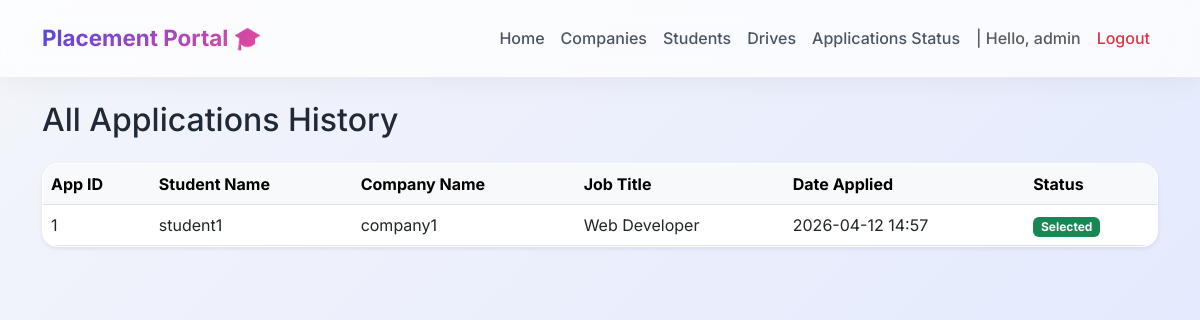
/admin/history (signed in), run on the app's committed database.
### models.py (models this page shows)
class User(UserMixin, db.Model):
    id = db.Column(db.Integer, primary_key=True)
    username = db.Column(db.String(100), unique=True, nullable=False)
    email = db.Column(db.String(120), unique=True, nullable=False)
    password_hash = db.Column(db.String(255), nullable=False)
    role = db.Column(db.String(20), nullable=False) # 'admin', 'company', 'student'
    is_approved = db.Column(db.Boolean, default=False) # For company
    is_blacklisted = db.Column(db.Boolean, default=False)
    company_profile = db.relationship('CompanyProfile', backref='user', uselist=False)
    student_profile = db.relationship('StudentProfile', backref='user', uselist=False)

class Application(db.Model):
    id = db.Column(db.Integer, primary_key=True)
    student_id = db.Column(db.Integer, db.ForeignKey('student_profile.id'), nullable=False)
    drive_id = db.Column(db.Integer, db.ForeignKey('placement_drive.id'), nullable=False)
    application_date = db.Column(db.DateTime, default=datetime.utcnow)
    status = db.Column(db.String(20), default='Applied') # 'Applied', 'Shortlisted', 'Selected', 'Rejected'
    status_history = db.relationship('ApplicationHistory', backref='application', lazy=True, order_by='ApplicationHistory.changed_at.desc()')

class StudentProfile(db.Model):
    id = db.Column(db.Integer, primary_key=True)
    user_id = db.Column(db.Integer, db.ForeignKey('user.id'), nullable=False)
    full_name = db.Column(db.String(100), nullable=False)
    degree = db.Column(db.String(100), nullable=False)
    resume_url = db.Column(db.String(255))
    applications = db.relationship('Application', backref='student', lazy=True)

class CompanyProfile(db.Model):
    id = db.Column(db.Integer, primary_key=True)
    user_id = db.Column(db.Integer, db.ForeignKey('user.id'), nullable=False)
    company_name = db.Column(db.String(100), nullable=False)
    hr_contact = db.Column(db.String(100), nullable=False)
    website = db.Column(db.String(200))
    drives = db.relationship('PlacementDrive', backref='company', lazy=True)

class PlacementDrive(db.Model):
    id = db.Column(db.Integer, primary_key=True)
    company_id = db.Column(db.Integer, db.ForeignKey('company_profile.id'), nullable=False)
    job_title = db.Column(db.String(100), nullable=False)
    job_description = db.Column(db.Text, nullable=False)
    eligibility_criteria = db.Column(db.Text, nullable=False)
    application_deadline = db.Column(db.DateTime, nullable=False)
    status = db.Column(db.String(20), default='Pending') # 'Pending', 'Approved', 'Closed'
    applications = db.relationship('Application', backref='drive', lazy=True)

### app.py (the view)
@app.route('/admin/history')
@login_required
def admin_history():
    if current_user.role != 'admin': abort(403)
    applications = Application.query.all()
    return render_template('admin/history.html', applications=applications)

### app.py (called while the page is built)
@login_manager.user_loader
def load_user(user_id):
    return User.query.get(int(user_id))

### templates/admin/history.html
{% extends "base.html" %}
{% block content %}
<div class="mb-4">
    <h2>All Applications History</h2>
</div>
<div class="card shadow-sm">
    <div class="card-body p-0">
        <table class="table table-hover mb-0">
            <thead class="table-light">
                <tr>
                    <th>App ID</th>
                    <th>Student Name</th>
                    <th>Company Name</th>
                    <th>Job Title</th>
                    <th>Date Applied</th>
                    <th>Status</th>
                </tr>
            </thead>
            <tbody>
                {% for app in applications %}
                <tr>
                    <td>{{ app.id }}</td>
                    <td>{{ app.student.full_name }}</td>
                    <td>{{ app.drive.company.company_name }}</td>
                    <td>{{ app.drive.job_title }}</td>
                    <td>{{ app.application_date.strftime('%Y-%m-%d %H:%M') }}</td>
                    <td>
                        <span class="badge
                            {% if app.status == 'Applied' %}bg-secondary
                            {% elif app.status == 'Shortlisted' %}bg-info
                            {% elif app.status == 'Selected' %}bg-success
                            {% elif app.status == 'Rejected' %}bg-danger
                            {% endif %}">
                            {{ app.status }}
                        </span>
                    </td>
                </tr>
                {% else %}
                <tr><td colspan="6" class="text-center py-4">No applications found.</td></tr>
                {% endfor %}
            </tbody>
        </table>
    </div>
</div>
{% endblock %}

### templates/base.html (shortened to what this page needs)
<!DOCTYPE html>
<html lang="en">
<head>
    <link href="https://cdn.jsdelivr.net/npm/bootstrap@5.3.0/dist/css/bootstrap.min.css" rel="stylesheet">
</head>
<body>
    <nav class="navbar navbar-expand-lg navbar-light bg-light border-bottom mb-4 shadow-sm">
      <div class="container">
        <a class="navbar-brand" href="/">Placement Portal 🎓</a>
        <div class="collapse navbar-collapse" id="navbarNav">
          <ul class="navbar-nav ms-auto">
            {% if current_user.is_authenticated %}
                {% if current_user.role == 'admin' %}
                    <li class="nav-item"><a class="nav-link" href="{{ url_for('admin_dashboard') }}">Home</a></li>
                    <li class="nav-item"><a class="nav-link" href="{{ url_for('admin_companies') }}">Companies</a></li>
                    <li class="nav-item"><a class="nav-link" href="{{ url_for('admin_students') }}">Students</a></li>
                    <li class="nav-item"><a class="nav-link" href="{{ url_for('admin_drives') }}">Drives</a></li>
                    <li class="nav-item"><a class="nav-link" href="{{ url_for('admin_history') }}">Applications Status</a></li>
                {% elif current_user.role == 'company' %}
                    <li class="nav-item"><a class="nav-link" href="{{ url_for('company_dashboard') }}">Home</a></li>
                {% elif current_user.role == 'student' %}
                    <li class="nav-item"><a class="nav-link" href="{{ url_for('student_dashboard') }}">Home</a></li>
                    <li class="nav-item"><a class="nav-link" href="{{ url_for('student_history') }}">My Applications</a></li>
                    <li class="nav-item"><a class="nav-link" href="{{ url_for('student_profile') }}">Profile</a></li>
                {% endif %}
                <li class="nav-item">
                    <span class="nav-link text-muted">| Hello, {{ current_user.username }}</span>
                </li>
                <li class="nav-item">
                    <a class="nav-link text-danger" href="{{ url_for('logout') }}">Logout</a>
                </li>
            {% else %}
                <li class="nav-item"><a class="nav-link" href="{{ url_for('login') }}">Login</a></li>
                <li class="nav-item"><a class="nav-link btn btn-primary text-white ms-2" href="{{ url_for('register') }}">Register</a></li>
            {% endif %}
          </ul>
        </div>
      </div>
    </nav>
    <div class="container">
        {% block content %}{% endblock %}
    </div>
</body>
</html>

### templates/base.html (style rules this page uses)
:root { --primary-bg: #f3f5fa; --brand-primary: #4f46e5; --brand-hover: #4338ca; --glass-bg: rgba(255, 255, 255, 0.75); --glass-border: rgba(255, 255, 255, 0.2); --card-shadow: 0 8px 32px rgba(31, 38, 135, 0.07); }
body { font-family: 'Inter', sans-serif; background: linear-gradient(135deg, #f3f5fa 0%, #e0e7ff 100%); color: #1f2937; min-height: 100vh; }
.navbar { background: var(--glass-bg) !important; backdrop-filter: blur(12px); -webkit-backdrop-filter: blur(12px); border-bottom: 1px solid var(--glass-border) !important; box-shadow: 0 4px 30px rgba(0, 0, 0, 0.05) !important; padding: 1rem 0; transition: all 0.3s ease; }
.navbar-brand { font-weight: 700; background: linear-gradient(135deg, #4f46e5 0%, #ec4899 100%); background-clip: text; -webkit-background-clip: text; -webkit-text-fill-color: transparent; font-size: 1.4rem; }
.nav-link { font-weight: 500; color: #4b5563; transition: all 0.2s ease-in-out; position: relative; }
.card, .card-stats { background: rgba(255, 255, 255, 0.9); backdrop-filter: blur(16px); border: 1px solid rgba(255, 255, 255, 0.5); border-radius: 16px; box-shadow: var(--card-shadow); transition: all 0.3s cubic-bezier(0.165, 0.84, 0.44, 1); overflow: hidden; }
.table { background: transparent; }
.table-light { background-color: rgba(243, 244, 246, 0.6); }
.table-hover tbody tr { transition: all 0.2s ease; }

### data on the page
User: username "admin"
Application: id "1", student.full_name "student1", drive.company.company_name "company1", drive.job_title "Web Developer", application_date "2026-04-12 14:57", status "Selected"
